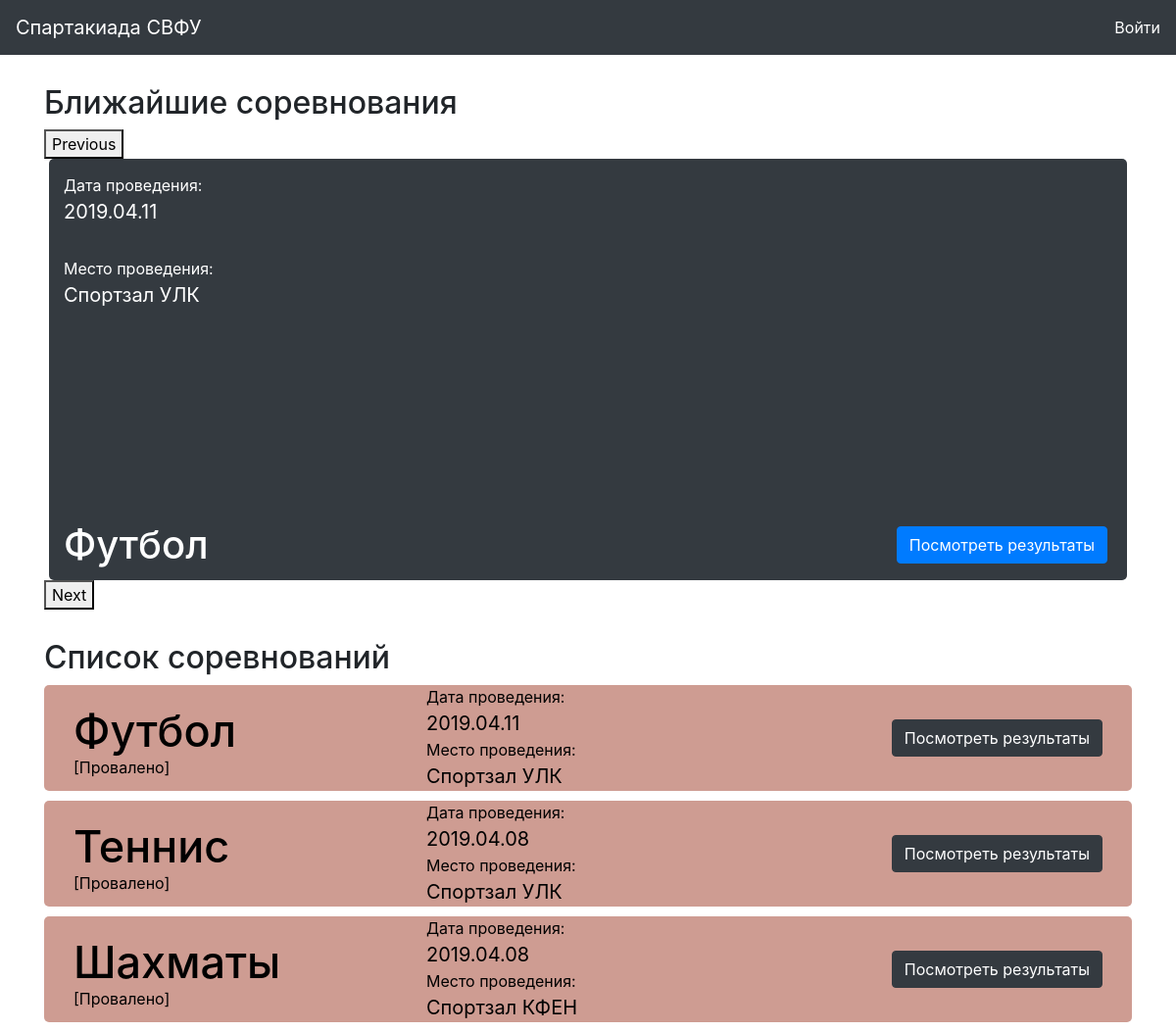
The app's page /, older data.
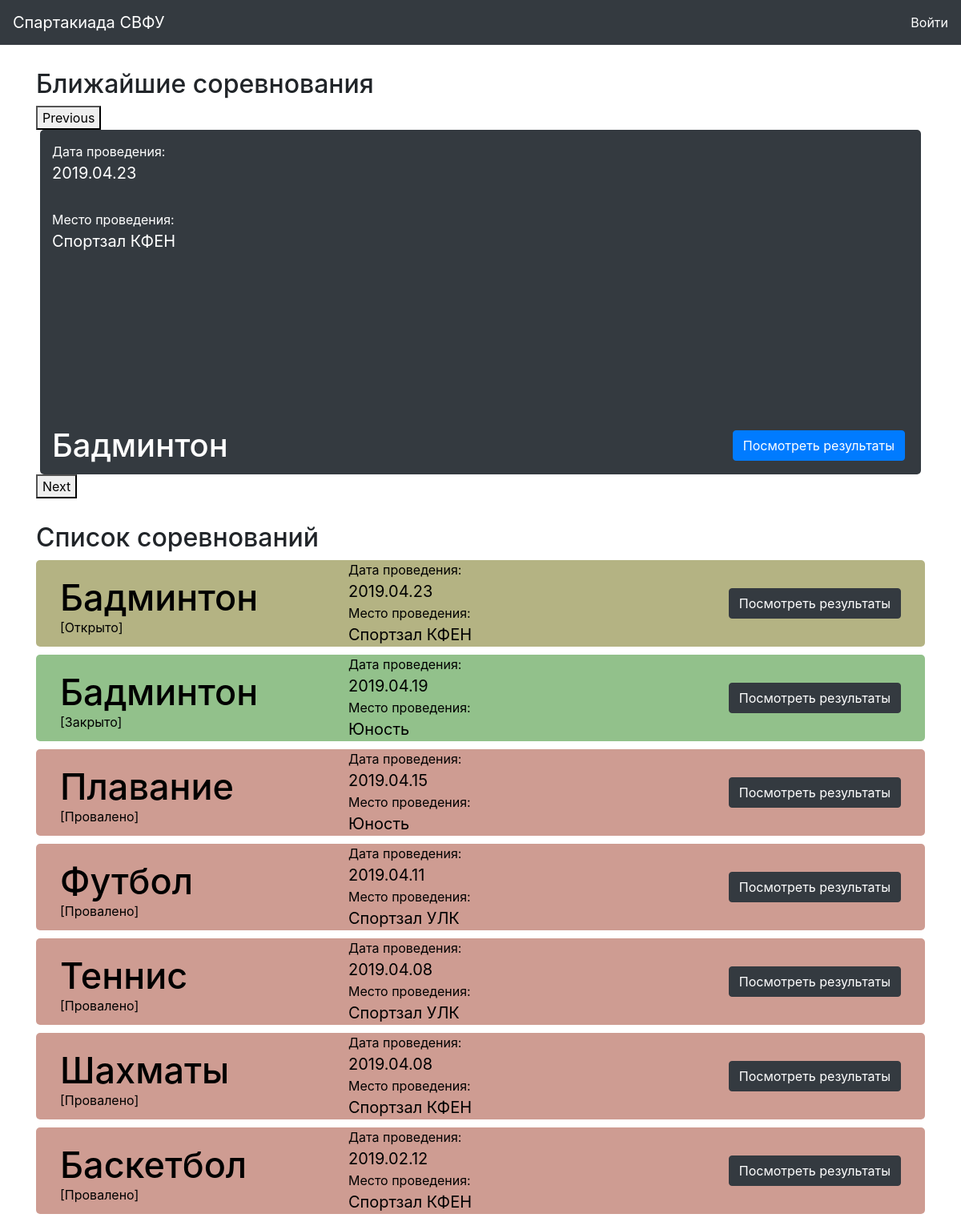
The same page, newer data.
### sport/models.py (models this page shows, shortened)
class Competition(models.Model):
    date = models.DateField(verbose_name = "Дата соревнования", default=datetime.date.today())
    place = models.ForeignKey(Place, verbose_name = "Место проведения", null = True, blank = True, on_delete = models.CASCADE)
    sport = models.ForeignKey(Sport, verbose_name = "Вид Спорта", db_index = True, on_delete = models.CASCADE)
    result = models.BooleanField(verbose_name="Проведено", default = False)
    def __str__(self):
        return self.sport.name + ' : ' + str(self.date)

class Place(models.Model):
    name = models.CharField(verbose_name="Название", max_length=200)
    address = models.CharField(verbose_name="Адрес", max_length=300)

class Sport(models.Model):
    type = models.CharField(choices=SportType, verbose_name="Тип спорта", max_length=10)
    name = models.CharField(verbose_name="Вид спорта", max_length=200, db_index=True)
    class Meta:
        ordering = ['name']
        verbose_name = "вид спорта"
        verbose_name_plural = "виды спорта"

### svfusport/views.py (the view)
# urls.py: path('', views.index),
def index(request):
    args={}
    args['date_now'] = date.today()
    data = Competition.objects.all().order_by("-date")
    args['competition_5'] = data[:5]
    args['competition'] = data
    print(data)
    return render(request, 'main.html', args)

### templates/main.html (shortened to what this page needs)
{% extends 'index.html' %}
{% block main %}
<div class="row">
  <div class="container-fluid">
    <div class="container competition-slider-container">
      <h2>Ближайшие соревнования</h2>
      <div class="single-item">
        {% for item in competition_5 %}
          <div class="container bg-dark competition-slider competition-slider-{{ forloop.counter }}">
            <div class="">
              <p>Дата проведения: <br><span class="competition-span">{{ item.date }}</span></p>
              <p>Место проведения: <br><span class="competition-span">{{ item.place.name }}</span></p>
              <a href="#" class="btn btn-primary competition-slider-info-btn">Посмотреть результаты</a>
                <h3>{{ item.sport.name }}</h3>
            </div>
          </div>
        {% endfor %}
      </div>
    </div>
    <div class="container competition-list-container">
      <h2>Список соревнований</h2>
      {% for item in competition %}
        <div class="container competition-container-main">
          <div class="col-4">
            <h3>{{ item.sport.name }}</h3>
            {% if item.date < date_now and item.result %}
              <p class="result_yes" style="margin-top: -30px;
              ">[Закрыто]</p>
            {% elif item.date < date_now and not item.result %}
              <p class="result_failed" style="margin-top: -30px;
              ">[Провалено]</p>
            {% else %}
              <p class="result_no" style="margin-top: -30px;
              ">[Открыто]</p>
            {% endif %}
          </div>
          <div class="col-4">
            <p>Дата проведения: <br><span class="competition-span">{{ item.date }}</span></p>
            <p>Место проведения: <br><span class="competition-span">{{ item.place.name }}</span></p>
          </div>
          <div class="col-4">
            <button type="button" name="button" class="btn btn-dark competition-btn">Посмотреть результаты</button>
          </div>
        </div>
      {% endfor %}
    </div>
  </div>
</div>
{% endblock %}

### templates/index.html (shortened to what this page needs)
<!DOCTYPE html>
<html lang="en">
<head>
    {% load static %}
    <link rel="stylesheet" type="text/css" href="{% static 'css/bootstrap.min.css' %}">
    <link rel="stylesheet" type="text/css" href="{% static 'css/slick.css' %}">
    <link rel="stylesheet" type="text/css" href="{% static 'css/style/style.css' %}">
</head>
  <header>
  {% include "header.html" %}
  </header>
<body>
    {% block main %}
    {% endblock %}
</body>
</html>

### templates/header.html (shortened to what this page needs)
<nav class="navbar navbar-expand-sm bg-dark navbar-dark">
  <a class="navbar-brand" href="/">Спартакиада СВФУ</a>
  <div id="my-nav" class="collapse navbar-collapse justify-content-end">
    <ul class="navbar-nav">
      {% if user.is_authenticated %}
      <li class="nav-item acive"> <a href="/auth/logout" style="color: white; text-decoration: none;">Выйти ({{ user.username }})</a> </li>
      {% else %}
      <li> <a href="/auth/login" style="color: white; text-decoration: none;">Войти</a> </li>
      {% endif %}
    </ul>
  </div>
</nav>

### static0/css/style/style.css (style rules this page uses)
.competition-slider-container { margin-top: 30px; }
.competition-slider { height: 430px; border-radius: 5px; display: flex; margin-right: 5px; margin-left: 5px; }
.competition-slider h3 { color: #fff; font-size: 40px; padding-top: 200px; }
.competition-slider p { color: #fff; padding-top: 15px; padding-right: 20px; }
.competition-slider-info-btn { float: right; margin-right: 5px; margin-top: 205px; }
.competition-list-container { margin-top: 30px; }
.competition-container-main { background:#D3D5DE; color: #000; border-radius: 5px; display: flex; margin-bottom: 10px; }
.competition-container-main h3 { padding-top: 20px; font-size: 45px; padding-bottom: 20px; color: black; }
.competition-container-main p { margin-bottom: 0px; }
.competition-span { font-size: 20px; }
.competition-btn { float: right; margin-top: 35px; }

Row changes from the older to the newer data that the page shows:
no longer on one of the page's lists (row unchanged): Competition: date "2019.04.11", place.name "Спортзал УЛК", sport.name "Футбол"
added Competition: date "2019.04.23", place.name "Спортзал КФЕН", sport.name "Бадминтон", shows "[Открыто]"
added Competition: sport.name "Бадминтон", result "[Закрыто]", date "2019.04.19", place.name "Юность", shown under "Список соревнований"
added Competition: sport.name "Плавание", result "[Провалено]", date "2019.04.15", place.name "Юность", shown under "Список соревнований"
added Competition: sport.name "Баскетбол", result "[Провалено]", date "2019.02.12", place.name "Спортзал КФЕН", shown under "Список соревнований"
